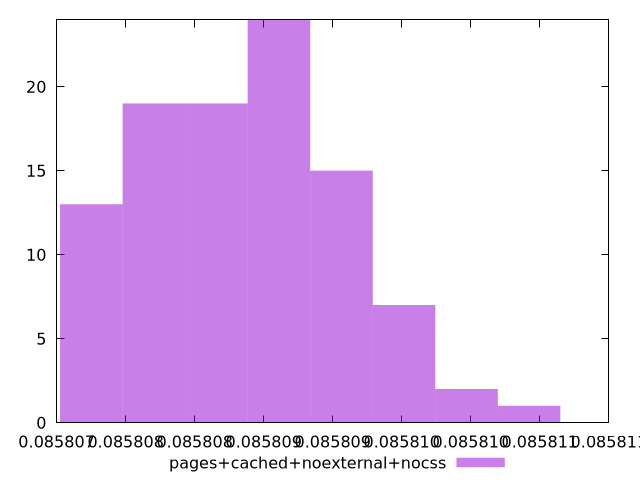

Write the gnuplot code that produced this figure.
$_pagesCachedNoexternalNocss <<EOF
0.08580865746261636 19
0.08580775162480131 13
0.08580911038152389 24
0.08580820454370884 19
0.08581001621933892 7
0.08580956330043141 15
0.08581092205715397 1
0.08581046913824646 2
EOF
set key outside below
set terminal pngcairo
set output "report_00006_2020-11-02T20-21-41.718Z/total-byte-weight/pages+cached+noexternal+nocss//hist.png"
set yrange [0:24]
set boxwidth 4.5291890752316547e-7
set style fill transparent solid 0.5 noborder
plot $_pagesCachedNoexternalNocss title "pages+cached+noexternal+nocss" with boxes ,
